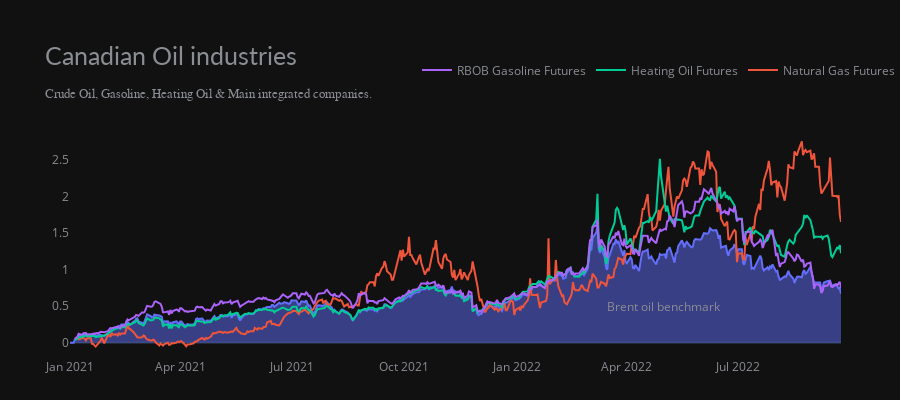

The notebook cell saved with this chart:
### Code cell
import pandas as pd
pd.options.display.float_format = '{:,.2f}'.format
pd.set_option("max_columns", None)

df_daily_quote = pd.read_excel(r'C:\Users\Admin\Desktop\Planeamiento\0. Resumes\2. Professions\Portfolio\Financial_markets_analysis\yahoo_finance_daily_quotes.xlsx',index_col=0)
df0 = df_daily_quote.copy();
df0 = df0.fillna(method="bfill")
df0 = df0.fillna(method="ffill")

HPR = (df_daily_quote.pct_change()+1).cumprod()-1

HPR['NG=SF']= HPR['NG=F']-HPR['CL=F']
HPR['HO=SF']= HPR['HO=F']-HPR['CL=F']
HPR['RB=SF']= HPR['RB=F']-HPR['CL=F']


# Plot
import plotly.express as px
import plotly.graph_objects as go
from plotly.subplots import make_subplots

# Create figure with secondary y-axis
fig = make_subplots(rows=1, cols=1,
                    specs=[
                           [{"secondary_y": True}], 
#                            [{"secondary_y": True}],
#                            [{"secondary_y": True}],
#                            [{"secondary_y": True}],
                          ],                 
                    shared_xaxes=True,
                    vertical_spacing=0.05,
                   )

# Add traces
fig = px.area(df0, x=HPR.index, y=HPR['CL=F'],)
fig.add_trace(go.Scatter(x=HPR.index, y=HPR['NG=F'], name="Natural Gas Futures",),row=1, col=1, secondary_y=False,)
fig.add_trace(go.Scatter(x=HPR.index, y=HPR['HO=F'], name="Heating Oil Futures"),row=1, col=1, secondary_y=False,)
fig.add_trace(go.Scatter(x=HPR.index, y=HPR['RB=F'], name="RBOB Gasoline Futures"),row=1, col=1, secondary_y=False,)



# Add figure title
fig.update_layout(title_text="Double Y Axis Example")
fig.update_layout(barmode='stack')


# Set x-axis title
fig.update_xaxes(title_text="")

# Set y-axes titles
fig.update_yaxes(title_text="<b>Commodities prices in percentage change</b> (%)", secondary_y=False)
fig.update_yaxes(title_text="<b>Cumulated share</b> (%)", secondary_y=True)

# fig.add_shape( # add a horizontal "target" line
#     type="line", line_color="salmon", line_width=3, opacity=1, line_dash="dot",
#     x0=0, x1=1, xref="paper", y0=200000, y1=200000, yref="y"
# )

fig.add_annotation( # add a text callout with arrow
    text="Brent oil benchmark", x='2022-05-01', y=0.5, arrowhead=3, showarrow=False
)

# fig.update_xaxes(showgrid=False)
# fig.update_yaxes(showgrid=False)

# template =["plotly", "plotly_white", "plotly_dark", "ggplot2", "seaborn", "simple_white", "none"]:
fig.update_layout(template='plotly_dark',
                  title="Crude Oil, Gasoline, Heating Oil & Natural Gas",
                 title_font_size=20)

large_title_format = 'Canadian Oil industries'
small_title_format = "<span style='font-size:13px; font-family:Tahoma'>Crude Oil, Gasoline, Heating Oil & Main integrated companies."

fig.update_layout(title=large_title_format + "<br>" + small_title_format, height=400,
                  margin=dict(t=130, b=0, l=70, r=40),
                  hovermode="x unified", 
                  xaxis_title=' ', yaxis_title=" ",
#                   plot_bgcolor='#333', paper_bgcolor='#333',
                  title_font=dict(size=25, color='#8a8d93', family="Lato, sans-serif"),
                  font=dict(color='#8a8d93'),
                  legend=dict(orientation="h", yanchor="bottom", y=1.2, xanchor="left", x=0.45))

fig.update_xaxes(showgrid=False)
fig.update_yaxes(showgrid=False)

fig.show()

### Figure 1 — Plotly figure (JSON) as saved in the notebook; plotly's stock layout.template omitted (floating-point values rounded to 4 significant figures; data arrays with more than 128 entries replaced by an {"elided": "..."} marker saying what was removed)
{"data": [{"hovertemplate": "x=%{x}<br>y=%{y}<extra></extra>", "legendgroup": "", "line": {"color": "#636efa"}, "mode": "lines", "name": "", "orientation": "v", "showlegend": false, "stackgroup": "1", "type": "scatter", "x": {"elided": "451 str values"}, "xaxis": "x", "y": {"elided": "451 float values"}, "yaxis": "y"}, {"name": "Natural Gas Futures", "type": "scatter", "x": {"elided": "451 str values"}, "xaxis": "x", "y": {"elided": "451 float values"}, "yaxis": "y"}, {"name": "Heating Oil Futures", "type": "scatter", "x": {"elided": "451 str values"}, "xaxis": "x", "y": {"elided": "451 float values"}, "yaxis": "y"}, {"name": "RBOB Gasoline Futures", "type": "scatter", "x": {"elided": "451 str values"}, "xaxis": "x", "y": {"elided": "451 float values"}, "yaxis": "y"}], "layout": {"annotations": [{"arrowhead": 3, "showarrow": false, "text": "Brent oil benchmark", "x": "2022-05-01", "y": 0.5}], "barmode": "stack", "font": {"color": "#8a8d93"}, "height": 400, "hovermode": "x unified", "legend": {"orientation": "h", "tracegroupgap": 0, "x": 0.45, "xanchor": "left", "y": 1.2, "yanchor": "bottom"}, "margin": {"b": 0, "l": 70, "r": 40, "t": 130}, "title": {"font": {"color": "#8a8d93", "family": "Lato, sans-serif", "size": 25}, "text": "Canadian Oil industries<br><span style='font-size:13px; font-family:Tahoma'>Crude Oil, Gasoline, Heating Oil & Main integrated companies."}, "xaxis": {"anchor": "y", "domain": [0, 1], "showgrid": false, "title": {"text": " "}}, "yaxis": {"anchor": "x", "domain": [0, 1], "showgrid": false, "title": {"text": " "}}}}
